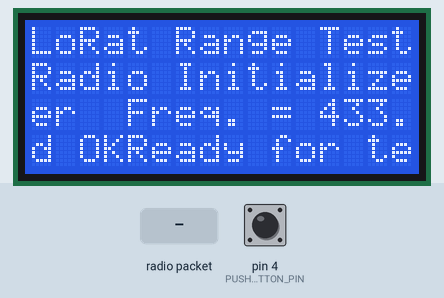
Simulated run of this sketch. Board: Arduino Uno, built with avr-gcc and run on an emulated ATmega328P. Parts: 16×4 character LCD. Inputs (shaded band) come from the test bench; at power-on: pin 4 (PUSHBUTTON_PIN) HIGH. Random numbers use the default seed unless the sketch sets one; no radio packets arrive unless stated; what the sketch prints to the serial monitor is not drawn.

Above: at 1.3 s.
1.4 s: pin 4 (PUSHBUTTON_PIN) pulled LOW for 0.15 s
At 1.8 s:
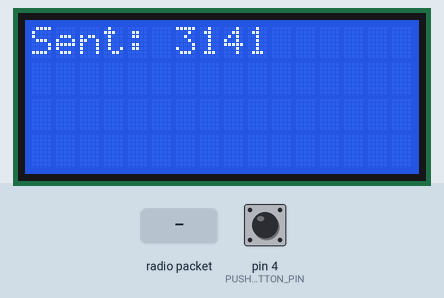
4.5 s: radio packet "0" arrives
At 6.0 s:
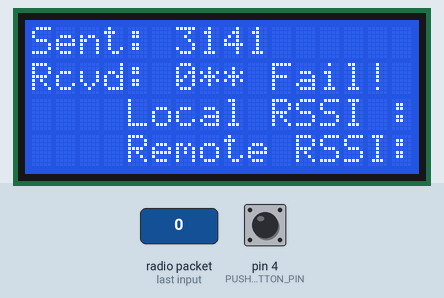
7.0 s: pin 4 (PUSHBUTTON_PIN) pulled LOW for 1 s
At 10.8 s:
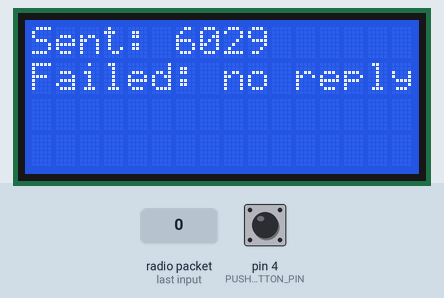
Timing chart, 0 to 12.3 s (numbered marks = the images above; inputs shaded):
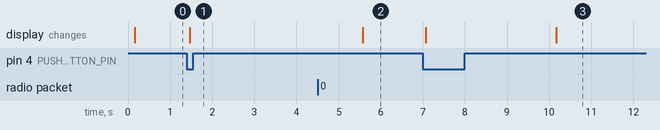

Measured:
- after the input at 1.4 s, the display: changes after 0.07 s (image 1)
- after the input at 7.0 s, the display: first changes after 0.07 s (image 3 shows a later state)

The sketch:

RatTrapSensorRangeTester.ino
```cpp
/*
    A range tester for the LoRat project - a
    Lo-Ra enabled rat trap sensor.
    Designed for a Arduino Uno attached to
    Lo-Ra radio via SPI and an LCD screen via I2C.

    Simply sends a random 4 digit number to the server and waits for the same
    number to be returned along with the remote RSSI.

    Pin Assignments:
     3 -> LoRa DOI0
     4 -> Push button (to ground)
     9 -> LoRa Reset
    10 -> LoRa Clock Select (NSS)
    11 -> LoRa MISO
    12 -> LoRa MOSI
    13 -> LoRa SCK
    SDA -> I2C LCD SDS
    SCL -> I2C LCD SCL

    Quentin McDonald
    September 2018
*/

#include <stdlib.h>

#include <Wire.h>
#include <LiquidCrystal_PCF8574.h>

#include <SPI.h>
#include <RH_RF95.h>

#include <Bounce2.h>


Bounce pushbutton = Bounce();
#define PUSHBUTTON_PIN  4


#define MAX_REPLY_TRIES 3 // Try 3 times for a reply


#define RFM95_CS 10  // Clock select should be on 10
#define RFM95_RST 9  // Reset on 9
#define RFM95_INT 3  // Interrupt on 3

// Operating at 433 Mhz
#define RF95_FREQ 433.0

// Singleton instance of the radio driver
RH_RF95 rf95(RFM95_CS, RFM95_INT);


LiquidCrystal_PCF8574 lcd(0x27);  // set the LCD address to 0x27 for a 16 chars and 2 line display


// Configure the LoRa radio
void setupLoRa() {

  pinMode(RFM95_RST, OUTPUT);
  digitalWrite(RFM95_RST, HIGH);

  Serial.println("Initializing LoRa radio");

  // manual reset
  digitalWrite(RFM95_RST, LOW);
  delay(10);
  digitalWrite(RFM95_RST, HIGH);
  delay(10);

  while (!rf95.init()) {
    Serial.println("LoRa radio init failed");
    while (1);
  }

  Serial.println("LoRa radio init OK");

  // Defaults after init are 434.0MHz, modulation GFSK_Rb250Fd250, +13dbM
  if (!rf95.setFrequency(RF95_FREQ)) {
    Serial.println("setFrequency failed");
    while (1);
  }

  Serial.print("Set Freq to: "); Serial.println(RF95_FREQ);


  // Defaults after init are 434.0MHz, 13dBm, Bw = 125 kHz, Cr = 4/5, Sf = 128chips/symbol, CRC on

  // The default transmitter power is 13dBm, using PA_BOOST.
  // If you are using RFM95/96/97/98 modules which uses the PA_BOOST transmitter pin, then
  // you can set transmitter powers from 5 to 23 dBm:
  rf95.setTxPower(23, false);

  // Set to slow speed for longer range
  rf95.setModemConfig(RH_RF95::Bw31_25Cr48Sf512);
}


void doTest()
// Run the actual transmission test
{
  lcd.home();
  lcd.clear();
  Serial.println("Sending test message");

  // Generate a four digit random number between 1001 and 9999
  long rand_number = random(1001, 10000);
  Serial.print("Random number to send = ");
  Serial.println(rand_number, DEC);
  char message[11] = "Test:";
  itoa( rand_number, message + 5, 10);
  message[10] = '\0';

  Serial.print("Sent - ");
  Serial.println(message);

  lcd.setCursor(0, 0);
  lcd.print("Sent:");
  lcd.setCursor(6, 0 );
  lcd.print(&(message[5]));
  rf95.send((uint8_t *)message, sizeof(message));


  delay(10);
  rf95.waitPacketSent();


  // Look for a response:
  bool got_reply = false;


  // Try three times to listen for a reply:
  for ( int attempt = 0; attempt < MAX_REPLY_TRIES; attempt++ ) {
    char buf[RH_RF95_MAX_MESSAGE_LEN];
    uint8_t len = sizeof(buf);
    if (rf95.waitAvailableTimeout(1000))
    {
      if (rf95.recv(buf, &len))
      {

        // Now we have a reply. Check that it's the number we expect and
        // extract at the RSSI at the remote station.
        delay(1000);
        RH_RF95::printBuffer("Received: ", buf, len);
        Serial.println((char*)buf);
        Serial.print("Local RSSI: ");
        float local_rssi = rf95.lastRssi();
        Serial.println(local_rssi, DEC);
        got_reply = true;

        lcd.setCursor(0, 1);
        lcd.print("Rcvd: ");
        float remote_rssi = atof(&(buf[11]));
        buf[11] = '\0';
        long response = long(atoi(&(buf[4])));
        Serial.println( remote_rssi, DEC);
        Serial.println( response, DEC);
        lcd.setCursor(6, 1);
        lcd.print(response);
        if (  response != rand_number) {
          lcd.print("** Fail!");
        } else {
          lcd.print(" OK");

        }

        lcd.setCursor(0, 2);
        lcd.print("Local RSSI :");
        lcd.setCursor(12, 2);
        lcd.print(local_rssi);
        lcd.setCursor(0, 3);
        lcd.print("Remote RSSI:");
        lcd.setCursor(12, 3);
        lcd.print(remote_rssi);

        break;
      }
    }
  }


  if ( !got_reply) {
    lcd.setCursor(0, 1);
    lcd.print("Failed: no reply");
  }

}


void setup()
{
  int error;

  Serial.begin(9600);


  while (! Serial);

  Serial.println("LoRat Range Tester: check for LCD");
  Wire.begin();
  Wire.beginTransmission(0x27);
  error = Wire.endTransmission();
  if (error == 0) {
    Serial.println(" -- LCD found.");

  } else {
    Serial.println(" -- LCD NOT found.");
  } // if

  lcd.begin(16, 4); // initialize the lcd

  lcd.setBacklight(255);
  lcd.home();
  lcd.clear();
  lcd.print("LoRat Range Tester");
  lcd.setCursor(0, 1);

  randomSeed(analogRead(0));

  setupLoRa();

  pinMode(PUSHBUTTON_PIN, INPUT_PULLUP);
  pushbutton.attach(PUSHBUTTON_PIN);
  pushbutton.interval(50);

  lcd.setCursor(0, 1);
  lcd.print("Radio Initialized OK");

  lcd.setCursor(0, 2);
  String message = "Freq. = ";
  String freq(RF95_FREQ);
  String mhz = " MHz";
  lcd.print(message + freq + mhz);

  lcd.setCursor(0, 3);
  lcd.print("Ready for test");

} // setup()


void loop() {

  pushbutton.update();

  if ( pushbutton.fell() ) {
    doTest();
  }


}
```
